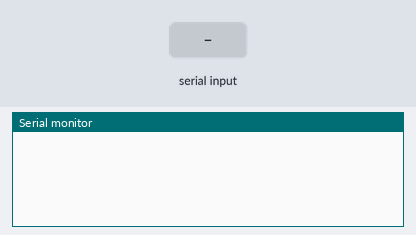
Recording of a sketch running on a simulated ESP32. Shown: the last lines printed to the serial monitor. Inputs (shaded band) come from the test bench.

Above: at 2.2 s.
2.3 s: "1\n" received over Serial
At 3.5 s:
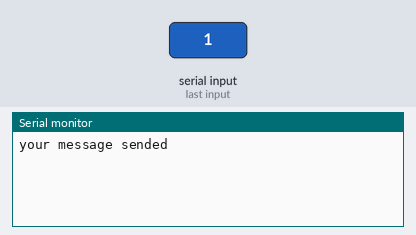
3.8 s: "1\n" received over the second serial link
At 5.0 s:
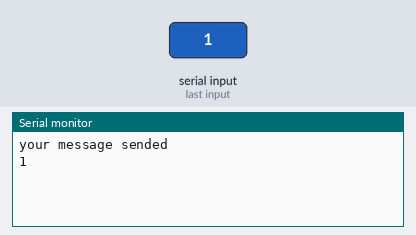
5.3 s: "0\n" received over the second serial link
At 6.2 s:
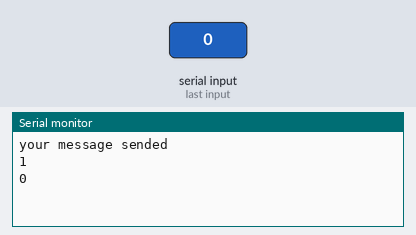

Measured:
- after the input at 2.3 s, the serial monitor: prints a new line at once (image 1)
- after the input at 3.8 s, the serial monitor: prints a new line at once (image 2)
- after the input at 5.3 s, the serial monitor: prints a new line at once (image 3)

The sketch:

espuart_pld.ino
```cpp
HardwareSerial MySerial(1);

void setup() {
  Serial.begin(115200);

  MySerial.begin(115200, SERIAL_8N1, 16, 17);

  delay(1000);

}

void loop() {

  if(Serial.available()){
    // Serial.println("your message received");
    String rec_pc = Serial.readStringUntil('\n');
    MySerial.println(rec_pc);
    Serial.println("your message sended");
  }

  delay(100);

  if(MySerial.available()) {
    String c = MySerial.readStringUntil('\n');
    Serial.println(c);
    c = "";
  }
}
```
